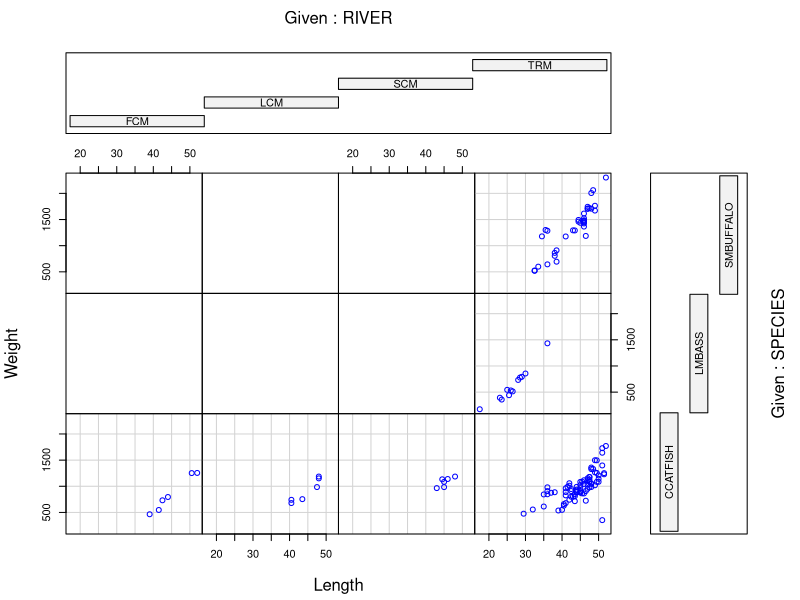
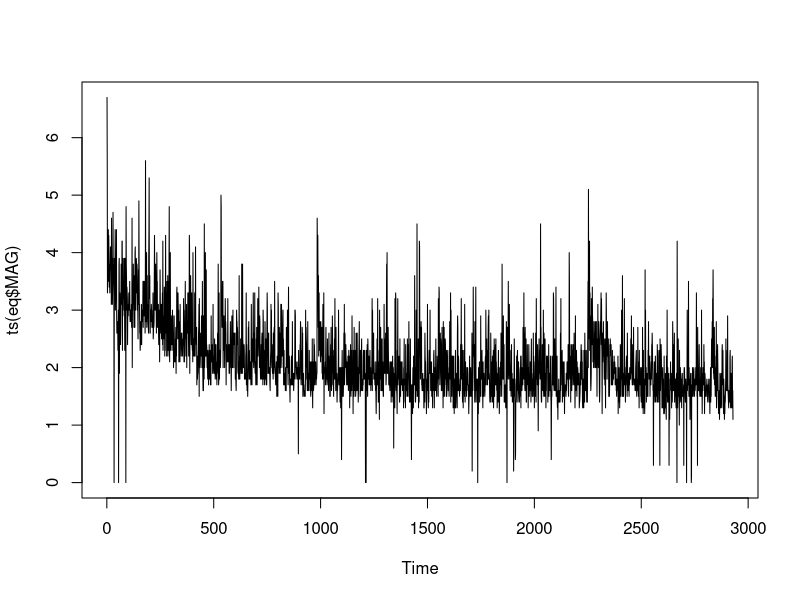
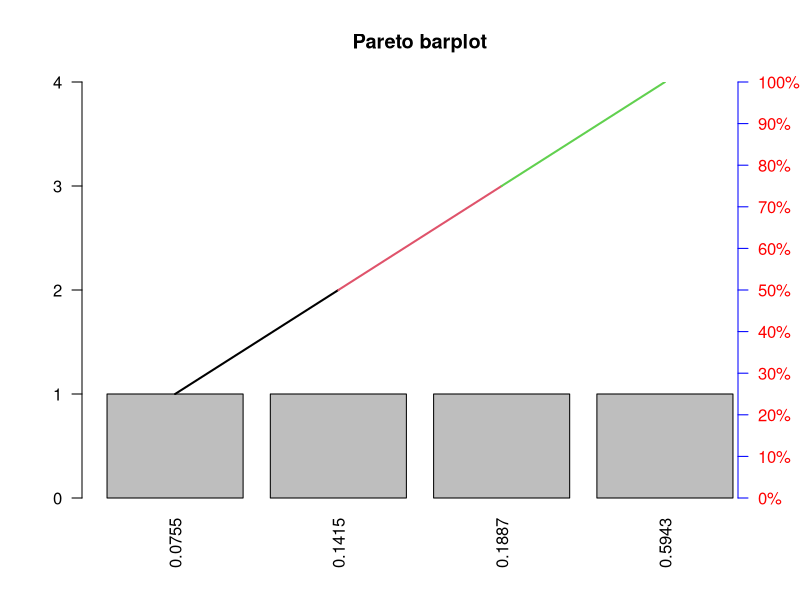
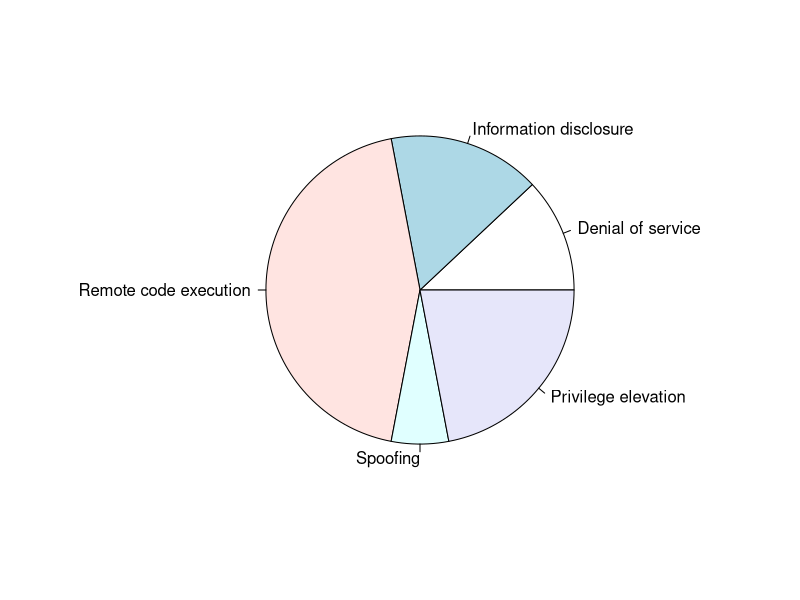
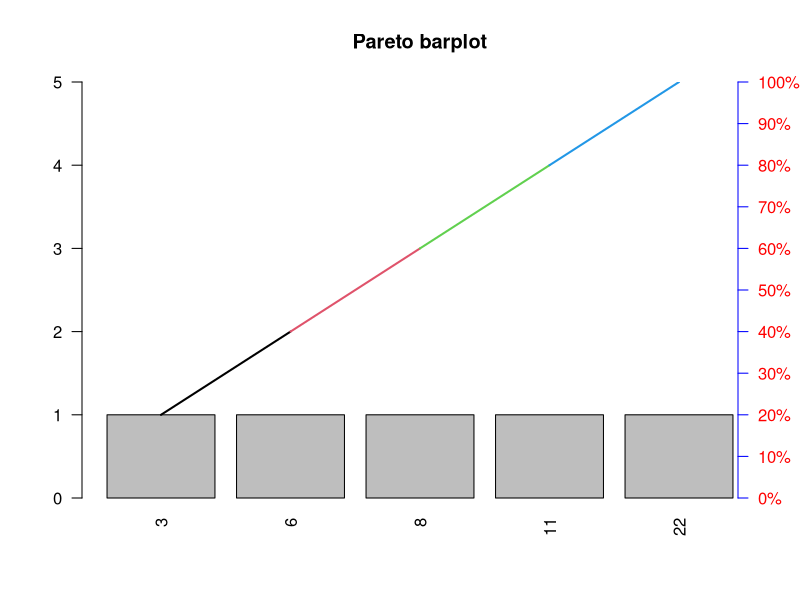
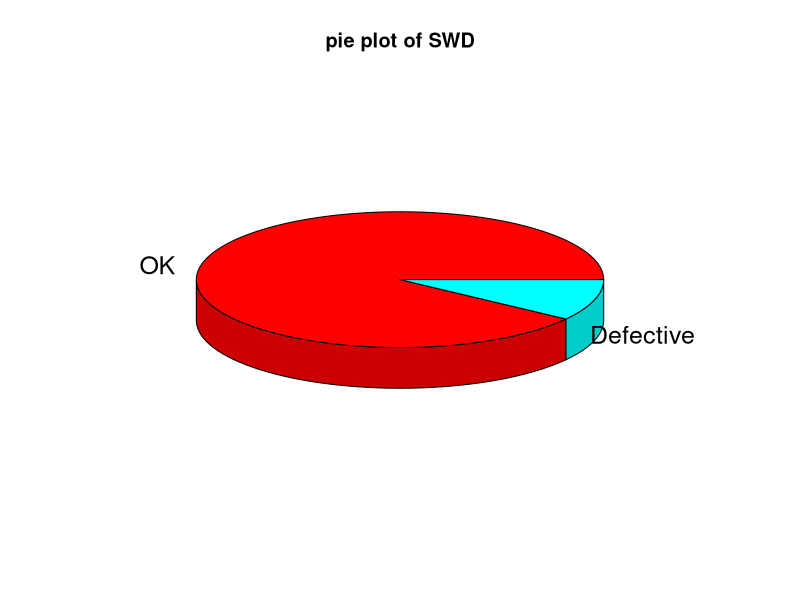

Generate these figures, in order, with R: (Note: this script raises an error after producing the figures.)
# Q1
assignments <- c("In-class quizzes", "Laboratories", "Chapter Quizzes", "Project 1", "Project 2", "Exam 1", "Exam 2", "Assignments", "Final Exam")
weight <- c(0.1, 0.1, 0.05, 0.0333, 0.0667, 0.1, 0.1, 0.15, 0.3)

grade.df <- data.frame(Assignments=assignments, Weight=weight)

print(grade.df)

# Q2
ddt <- read.csv("DDT.csv")

ddt$MILE <- as.factor(ddt$MILE)

coplot(WEIGHT~LENGTH | RIVER*SPECIES, data=ddt, col="Blue", pch=1.2, xlab="Length", ylab="Weight", )

# Each plot represents the length and width of the fish given both the river and species

# This creates a numeric vector where each element corresponds to the numeric representation of the levels in MILE

# This returns the number of unique values from m

# There are no observations from the the two corresponding variables

ddt[ddt$RIVER=="FCM" & ddt$SPECIES=="CCATFISH",]

# Q3
# Quantitative
# Quantitative
# Qualitative
# Quantitative
# Qualitative
# Quantitative
# Qualitative

# Q4
# Simple, stratified, cluster, and systematic random sampling
# Simple random sampling ensures that every subset of fixed size in the population has the same chance of being included in the sample
# Stratified random sampling is typical used when the experimental units associated with the population can be separated into two or more groups of units where the characteristics of the units are more similar within the units than across the units
# Cluster random sampling is used to sample natural groupings of experimental units first, then collect data from all experimental units within each cluster.
# Systematic random sampling involves systematically selecting every kth experimental unit from list of all experimental units

# Q5
mtbe <- read.csv("MTBE.csv")

ind=sample(1:223,5,replace=FALSE)

mtbe[ind,]

mtbeo = na.omit(mtbe)

depth = mtbeo[mtbeo$Aquifier=="Bedrock",]$Depth

sd(depth)

# Q6
eq <- read.csv("EARTHQUAKE.csv")

v=sample(1:2929,30,replace=FALSE)

eq[v,]

plot(ts(eq$MAG))

median(eq$MAGNITUDE)

# Q7
# Stratified random sampling
# Fish in the Tennessee River
# Capture location and species

# Q8
# Bar plot
# Number of robots
# Legs ONLY
none =  round(15/106, 4)
both = round(8/106, 4)
lego = round(63/106, 4)
wheelo = round(20/106, 4)
pareto <- function(x, mn = "Pareto barplot") {  # x is a vector
  x.tab = table(x)
  xx.tab = sort(x.tab, decreasing = TRUE, index.return = FALSE)
  cumsum(as.vector(xx.tab)) -> cs
  length(x.tab) -> lenx
  bp <- barplot(xx.tab, ylim = c(0,max(cs)),las = 2)
  lb <- seq(0,cs[lenx], l = 11)
  axis(side = 4, at = lb, labels = paste(seq(0, 100, length = 11), "%", sep = ""), las = 1, line = -1, col = "Blue", col.axis = "Red")
  for(i in 1:(lenx-1)){
    segments(bp[i], cs[i], bp[i+1], cs[i+1], col = i, lwd = 2)
  }
  title(main = mn)
}
pareto(c(none, both, lego, wheelo))

# Q9
microcategory <- c("Denial of service", "Information disclosure", "Remote code execution", "Spoofing", "Privilege elevation")
microvalues <- c(6, 8, 22, 3, 11)
pie(microvalues, labels = microcategory)

pareto(microvalues)

# Q10
library(plotrix)
swd <- read.csv("SWDEFECTS.csv")
tab = table(swd$defect)
rtab = tab/sum(tab)
round(rtab,2)
pie3D(rtab, labels=list("OK", "Defective"), main="pie plot of SWD")

# Q 11

# Q 12
roughpipe = read.csv("ROUGHPIPE.csv")
rpint=c(mean(roughpipe) - (2 * sd(roughpipe)), mean(roughpipe) + (2 * sd(roughpipe)))

# Q 13
gants <- read.csv("GOBIANTS.csv")
mean(gants$AntSpecies)
median(gants$AntSpecies)
getmode <- function(v) {
  uniqv <- unique(v)
  uniqv[which.max(tabulate(match(v, uniqv)))]
}
getmode(gants$AntSpecies)

# Median as this is not skewed by outliers

mean(gants[gants$Region=="Dry Steppe",]$PlantCov)
median(gants[gants$Region=="Dry Steppe",]$PlantCov)
getmode(gants[gants$Region=="Dry Steppe",]$PlantCov)

mean(gants[gants$Region=="Gobi Desert",]$PlantCov)
median(gants[gants$Region=="Gobi Desert",]$PlantCov)
getmode(gants[gants$Region=="Gobi Desert",]$PlantCov)

# Yes the center of the total plant cover percentage distribution appear to be different

# Q 14
glx <- read.csv("GALAXY2.csv")
glx.df <- rnorm(51, mean = mean(glx$VELOCITY), sd = sd(glx$VELOCITY))
hist(glx.df)

# No evidence as this appears to be a uni modal distribution

mean(glx$VELOCITY)
median(glx$VELOCITY)
getmode(glx$VELOCITY)
sd(glx$VELOCITY)

# A1775A because the value is more closer the median

# Q 15
library(ggplot2)

ggplot(data = ddt, aes(x = RIVER, y = LENGTH, fill=SPECIES)) + geom_boxplot() + ggtitle("Lucas Ho")
